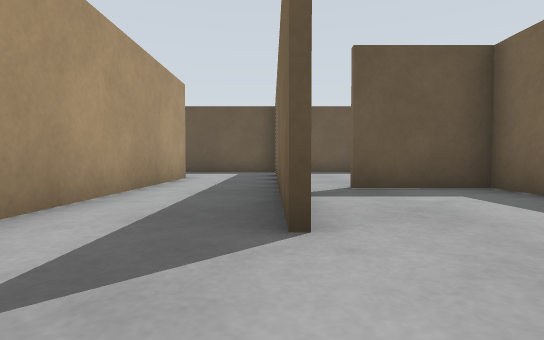
View 1 (above)

24 first-person views from a walk through a world built for the Gazebo simulator. The camera is 0.5 m above the floor, tilts 2° down and sees 80° across. The floor is counted in squares, 1 m on a side. Each view is taken from the middle of a square. On the plan, view 1 faces up. The plan holds only what a view shows up to about 9 squares ahead; the rest is blank. Surface patterns are stand-ins for the level's own textures.

View 2
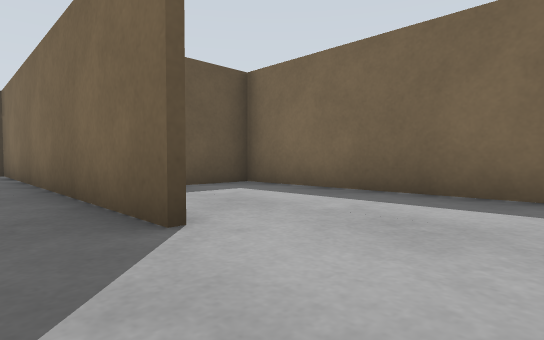

View 3
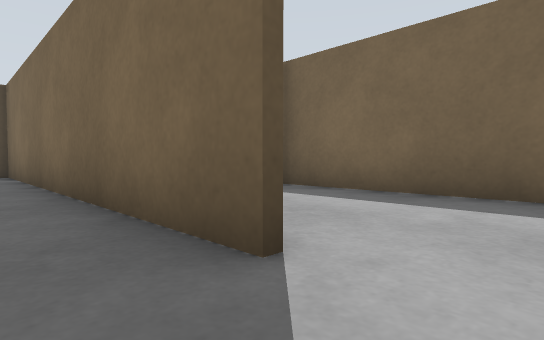

View 4
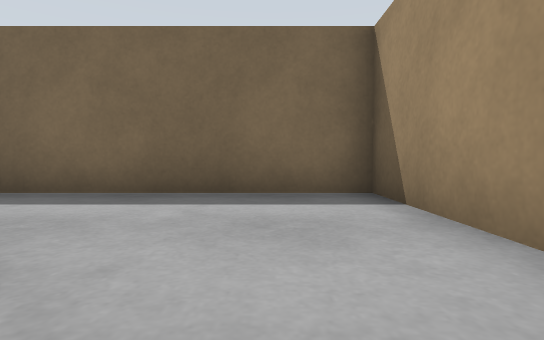

View 5
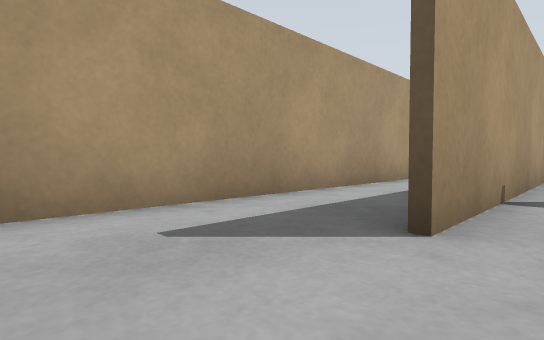

View 6
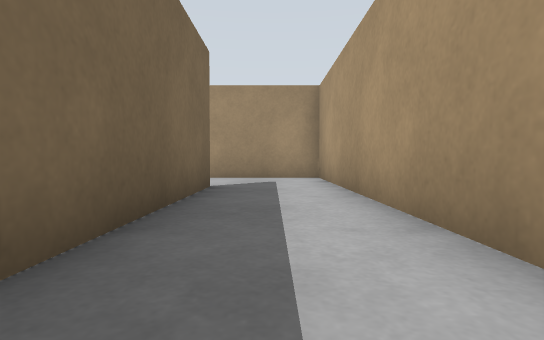

View 7
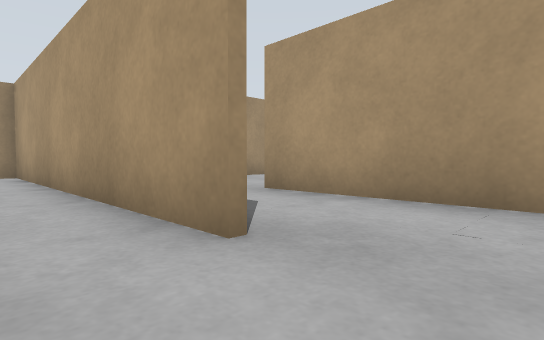

View 8
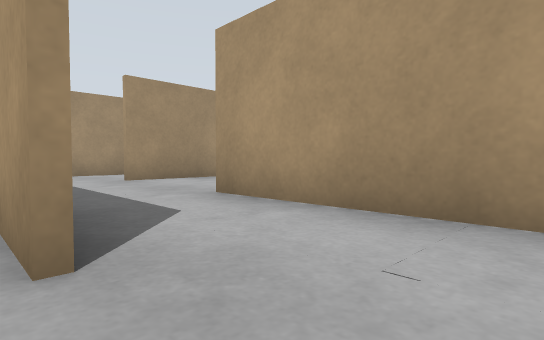

View 9
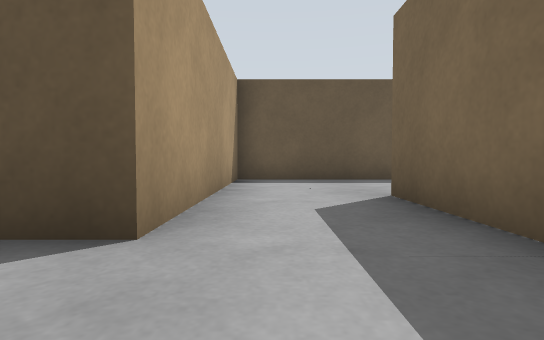

View 10
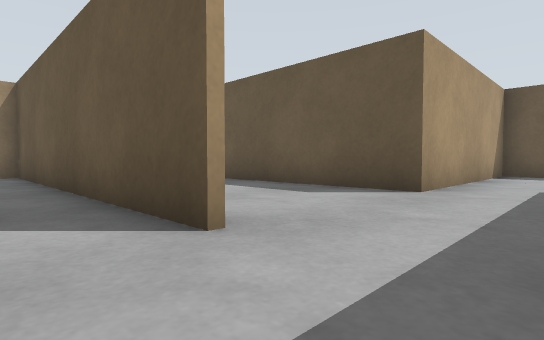

View 11
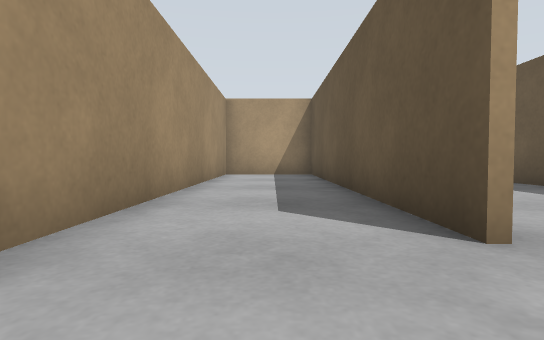

View 12
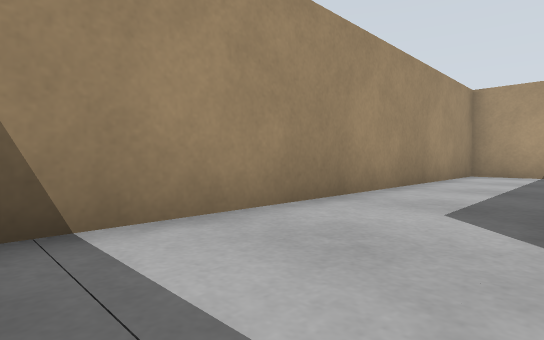

View 13
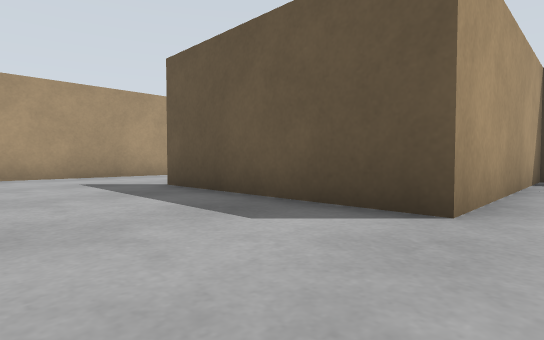

View 14
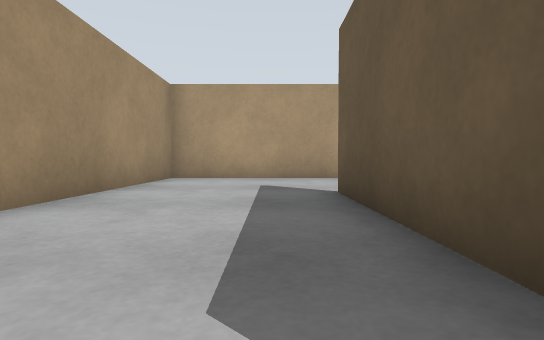

View 15
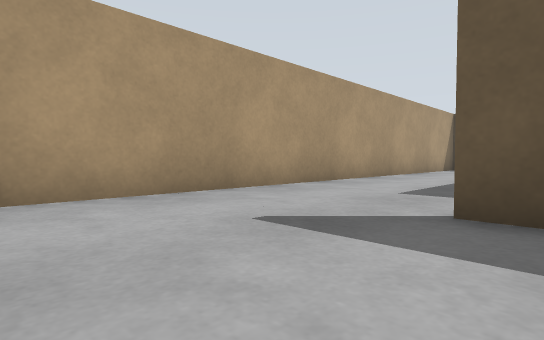

View 16
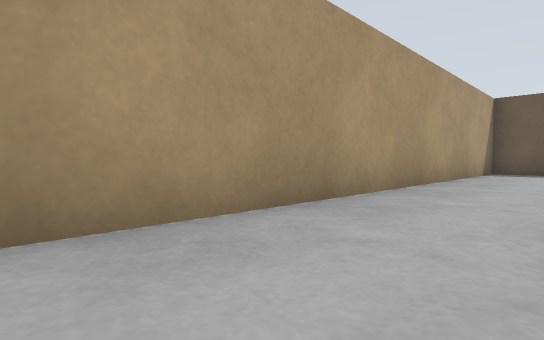

View 17
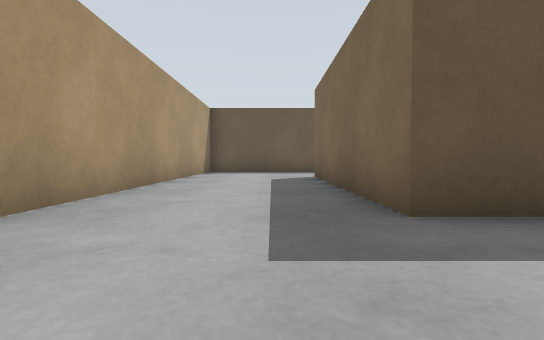

View 18
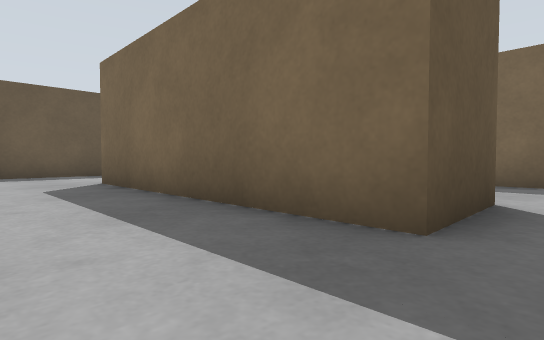

View 19
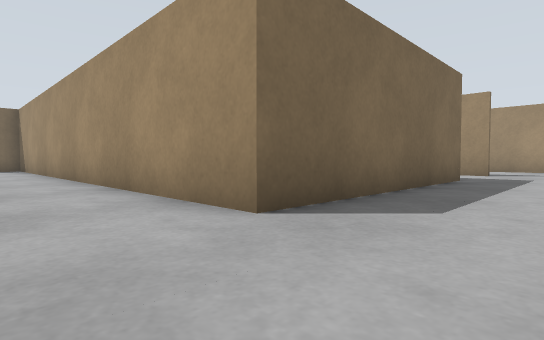

View 20
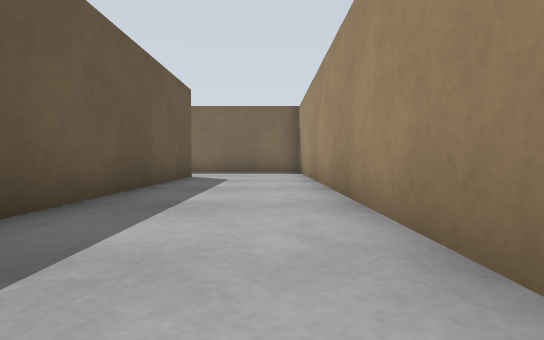

View 21
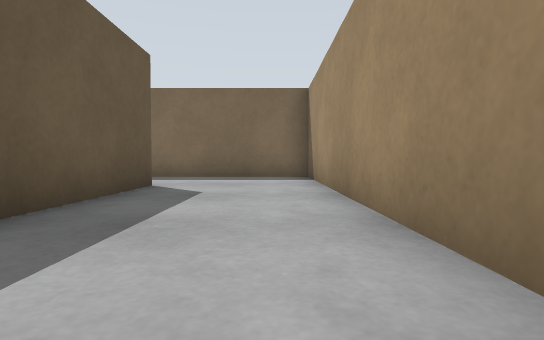

View 22
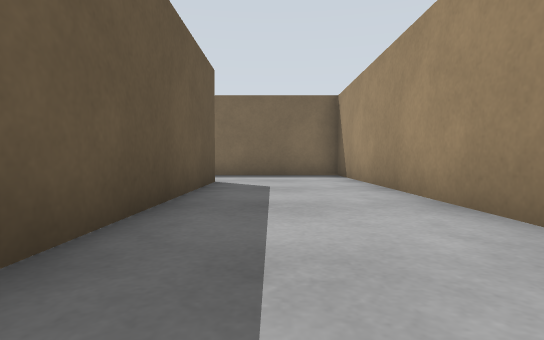

View 23
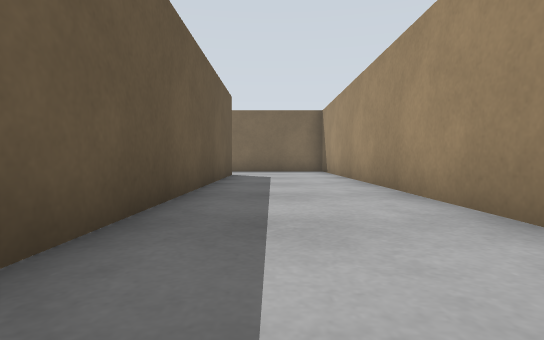

View 24
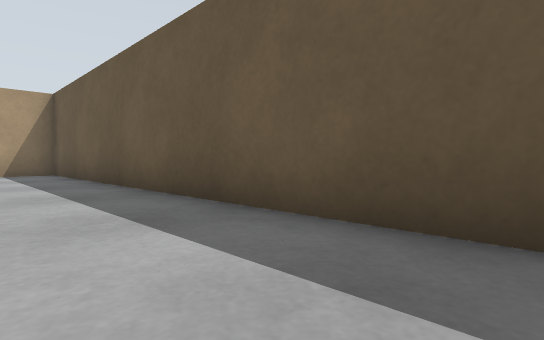

### Floor plan
Points are (right, up) in squares from view 1. A wall is a line through its corners. A room is listed if a view was taken in it or the views show most of it. See-through windows are left out.
Room 1 (views 1, 2, 3, 4, 5, 6)
walls: (0.1, 2.1) (0.1, 8.6); (0.3, 5.5) (0.3, 2.1); (-2.2, 8.5) (-2.2, -0.5) (3.7, -0.5) (3.7, 5.5) (1.2, 5.5)
Room 2 (views 7, 8, 9, 13, 14, 15, 16, 17, 18, 19, 20, 21, 22, 23, 24)
walls: (-7.7, 8.8) (-9.8, 8.8) (-9.8, 15) (3.7, 15) (3.7, 17.4); (-2.4, 5.9) (-2.4, 8.5); (-13.4, 2.4) (-4.9, 2.4); (0.1, 8.6) (0.1, 11.8) (-4.8, 11.8) (-4.8, 6) (-9.9, 6); (-13.3, 17.5) (-13.3, 2); (1.1, 18.2) (-12.6, 18.2)
ways out: opening at (-3.5, 2) to room 3
Room 3 (views 10, 11, 12)
walls: (-4.9, 2.3) (-13.4, 2.3); (-13.3, 2) (-13.3, -0.5) (-3.1, -0.5)
ways out: opening at (-3.5, 2) to room 2

Where each view was taken, in squares from view 1:
view 1: 0 up, 0 right, facing up
view 2: 0 up, 1 left, facing up-right
view 3: 1 up, 1 left, facing up-right
view 4: 1 up, 1 left, facing right
view 5: 0 up, 1 right, facing up-left
view 6: 8 up, 1 left, facing down
view 7: 10 up, 1 left, facing down-left
view 8: 10 up, 2 left, facing down-left
view 9: 4 up, 4 left, facing up
view 10: 1 up, 3 left, facing up-left
view 11: 1 up, 3 left, facing left
view 12: 2 up, 3 left, facing down-left
view 13: 3 up, 4 left, facing up-left
view 14: 5 up, 5 left, facing left
view 15: 3 up, 9 left, facing up-left
view 16: 6 up, 11 left, facing up-left
view 17: 6 up, 11 left, facing up
view 18: 8 up, 12 left, facing up-right
view 19: 17 up, 12 left, facing down-right
view 20: 16 up, 8 left, facing right
view 21: 16 up, 5 left, facing right
view 22: 17 up, 6 left, facing right
view 23: 17 up, 9 left, facing right
view 24: 16 up, 2 left, facing up-left
